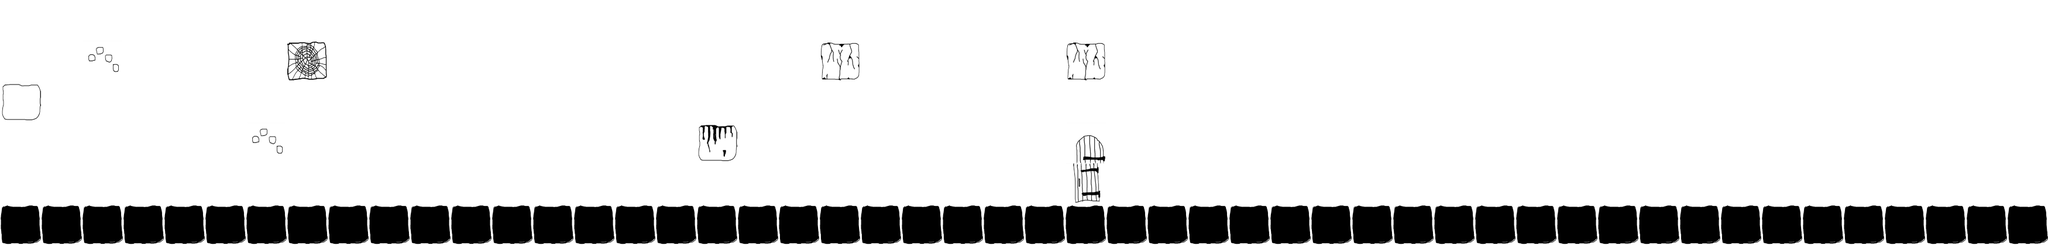

Tiled map render using the project's own tile images. Description and the whole map definition, tile-layer contents included, below:
An orthogonal 50x6 tile map with 70x70 px tiles, 3 tile layers (Background 1, Background 2, Blocking) and 9 objects (9x torch).

<map version="1.0" orientation="orthogonal" renderorder="right-down" width="50" height="6" tilewidth="70" tileheight="70" nextobjectid="14">
 <tileset firstgid="1" name="dungeon" tilewidth="70" tileheight="70" tilecount="30" columns="5">
  <image source="../images/map_sheet.png" width="350" height="420" />
 </tileset>
 <layer name="Background 1" width="50" height="6">
  <data encoding="csv">
10,10,10,10,10,10,10,10,10,10,10,10,10,10,10,10,10,10,10,10,10,10,10,10,10,10,10,10,10,10,10,10,10,10,10,10,10,10,10,10,10,10,10,10,10,10,10,10,10,10,
10,10,10,10,10,10,10,10,10,10,10,10,10,10,10,10,10,10,10,10,10,10,10,10,10,10,10,10,10,10,10,10,10,10,10,10,10,10,10,10,10,10,10,10,10,10,10,10,10,10,
10,10,10,10,10,10,10,10,10,10,10,10,10,10,10,10,10,10,10,10,10,10,10,10,10,10,10,10,10,10,10,10,10,10,10,10,10,10,10,10,10,10,10,10,10,10,10,10,10,10,
10,10,10,10,10,10,10,10,10,10,10,10,10,10,10,10,10,10,10,10,10,10,10,10,10,10,10,10,10,10,10,10,10,10,10,10,10,10,10,10,10,10,10,10,10,10,10,10,10,10,
10,10,10,10,10,10,10,10,10,10,10,10,10,10,10,10,10,10,10,10,10,10,10,10,10,10,10,10,10,10,10,10,10,10,10,10,10,10,10,10,10,10,10,10,10,10,10,10,10,10,
10,10,10,10,10,10,10,10,10,10,10,10,10,10,10,10,10,10,10,10,10,10,10,10,10,10,10,10,10,10,10,10,10,10,10,10,10,10,10,10,10,10,10,10,10,10,10,10,10,10
</data>
 </layer>
 <layer name="Background 2" width="50" height="6">
  <data encoding="csv">
0,0,0,0,0,0,0,0,0,0,0,0,0,0,0,0,0,0,0,0,0,0,0,0,0,0,0,0,0,0,0,0,0,0,0,0,0,0,0,0,0,0,0,0,0,0,0,0,0,0,
0,0,1,0,0,0,0,7,0,0,0,0,0,0,0,0,0,0,0,0,4,0,0,0,0,0,4,0,0,0,0,0,0,0,0,0,0,0,0,0,0,0,0,0,0,0,0,0,0,0,
2,0,0,0,0,0,0,0,0,0,0,0,0,0,0,0,0,0,0,0,0,0,0,0,0,0,0,0,0,0,0,0,0,0,0,0,0,0,0,0,0,0,0,0,0,0,0,0,0,0,
0,0,0,0,0,0,1,0,0,0,0,0,0,0,0,0,0,3,0,0,0,0,0,0,0,0,9,0,0,0,0,0,0,0,0,0,0,0,0,0,0,0,0,0,0,0,0,0,0,0,
0,0,0,0,0,0,0,0,0,0,0,0,0,0,0,0,0,0,0,0,0,0,0,0,0,0,8,0,0,0,0,0,0,0,0,0,0,0,0,0,0,0,0,0,0,0,0,0,0,0,
0,0,0,0,0,0,0,0,0,0,0,0,0,0,0,0,0,0,0,0,0,0,0,0,0,0,0,0,0,0,0,0,0,0,0,0,0,0,0,0,0,0,0,0,0,0,0,0,0,0
</data>
 </layer>
 <layer name="Blocking" width="50" height="6">
  <data encoding="csv">
0,0,0,0,0,0,0,0,0,0,0,0,0,0,0,0,0,0,0,0,0,0,0,0,0,0,0,0,0,0,0,0,0,0,0,0,0,0,0,0,0,0,0,0,0,0,0,0,0,0,
0,0,0,0,0,0,0,0,0,0,0,0,0,0,0,0,0,0,0,0,0,0,0,0,0,0,0,0,0,0,0,0,0,0,0,0,0,0,0,0,0,0,0,0,0,0,0,0,0,0,
0,0,0,0,0,0,0,0,0,0,0,0,0,0,0,0,0,0,0,0,0,0,0,0,0,0,0,0,0,0,0,0,0,0,0,0,0,0,0,0,0,0,0,0,0,0,0,0,0,0,
0,0,0,0,0,0,0,0,0,0,0,0,0,0,0,0,0,0,0,0,0,0,0,0,0,0,0,0,0,0,0,0,0,0,0,0,0,0,0,0,0,0,0,0,0,0,0,0,0,0,
0,0,0,0,0,0,0,0,0,0,0,0,0,0,0,0,0,0,0,0,0,0,0,0,0,0,0,0,0,0,0,0,0,0,0,0,0,0,0,0,0,0,0,0,0,0,0,0,0,0,
5,5,5,5,5,5,5,5,5,5,5,5,5,5,5,5,5,5,5,5,5,5,5,5,5,5,5,5,5,5,5,5,5,5,5,5,5,5,5,5,5,5,5,5,5,5,5,5,5,5
</data>
 </layer>
 <objectgroup name="Objects">
  <object id="1" type="torch" gid="11" x="373" y="135" width="70" height="70" />
  <object id="6" type="torch" gid="11" x="373" y="135" width="70" height="70" />
  <object id="7" type="torch" gid="11" x="373" y="135" width="70" height="70" />
  <object id="8" type="torch" gid="11" x="705" y="80" width="70" height="70" />
  <object id="9" type="torch" gid="11" x="705" y="80" width="70" height="70" />
  <object id="10" type="torch" gid="11" x="705" y="80" width="70" height="70" />
  <object id="11" type="torch" gid="11" x="784" y="133" width="70" height="70" />
  <object id="12" type="torch" gid="11" x="784" y="133" width="70" height="70" />
  <object id="13" type="torch" gid="11" x="784" y="133" width="70" height="70" />
 </objectgroup>
</map>